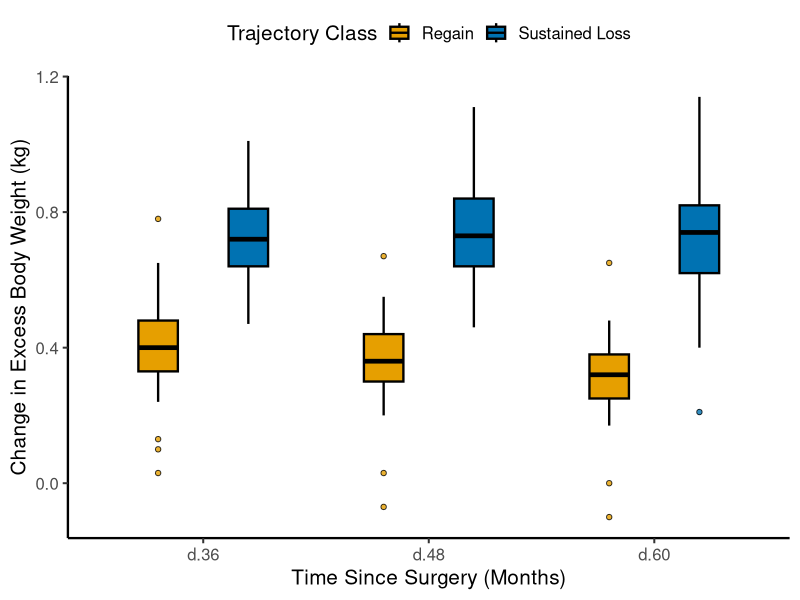

R code for this plot:
library(ggplot2)

df = read.csv("data_delta_ebw.csv", stringsAsFactors = FALSE)

outlier_rows = do.call(rbind, lapply(seq_len(nrow(df)), function(i) {
  outs = df$outliers[i]
  if (is.na(outs) || outs == "") return(NULL)
  vals = as.numeric(strsplit(outs, ";")[[1]])
  data.frame(time = df$time[i], class = as.character(df$class[i]), value = vals)
}))

df$class = as.character(df$class)
colors = c("1" = "#E69F00", "2" = "#0072B2")

dodge_width = 0.8
x_levels = unique(df$time)
offsets = c("1" = -dodge_width / 4, "2" = dodge_width / 4)
outlier_rows$x_pos = as.numeric(factor(outlier_rows$time, levels = x_levels)) +
  offsets[outlier_rows$class]
outlier_rows$fill_col = colors[outlier_rows$class]

p = ggplot(df, aes(x = time, fill = class, group = interaction(time, class))) +
  geom_boxplot(
    aes(ymin = ymin, lower = lower, middle = middle, upper = upper, ymax = ymax),
    stat = "identity",
    position = position_dodge(width = dodge_width),
    width = 0.35, linewidth = 0.8, color = "black", outlier.shape = NA
  ) +
  geom_point(
    data = outlier_rows,
    aes(x = x_pos, y = value),
    fill = outlier_rows$fill_col,
    size = 1.5, alpha = 0.8, shape = 21, color = "black", inherit.aes = FALSE
  ) +
  scale_fill_manual(values = colors, name = "Trajectory Class",
                    labels = c("1" = "Regain", "2" = "Sustained Loss")) +
  labs(
    x = "Time Since Surgery (Months)",
    y = "Change in Excess Body Weight (kg)"
  ) +
  theme_classic(base_size = 15) +
  theme(
    legend.position = "top",
    axis.line = element_line(linewidth = 0.8)
  )

ggsave("figs2_delta_ebw.png", p, width = 5, height = 4, dpi = 800, bg = "white")
